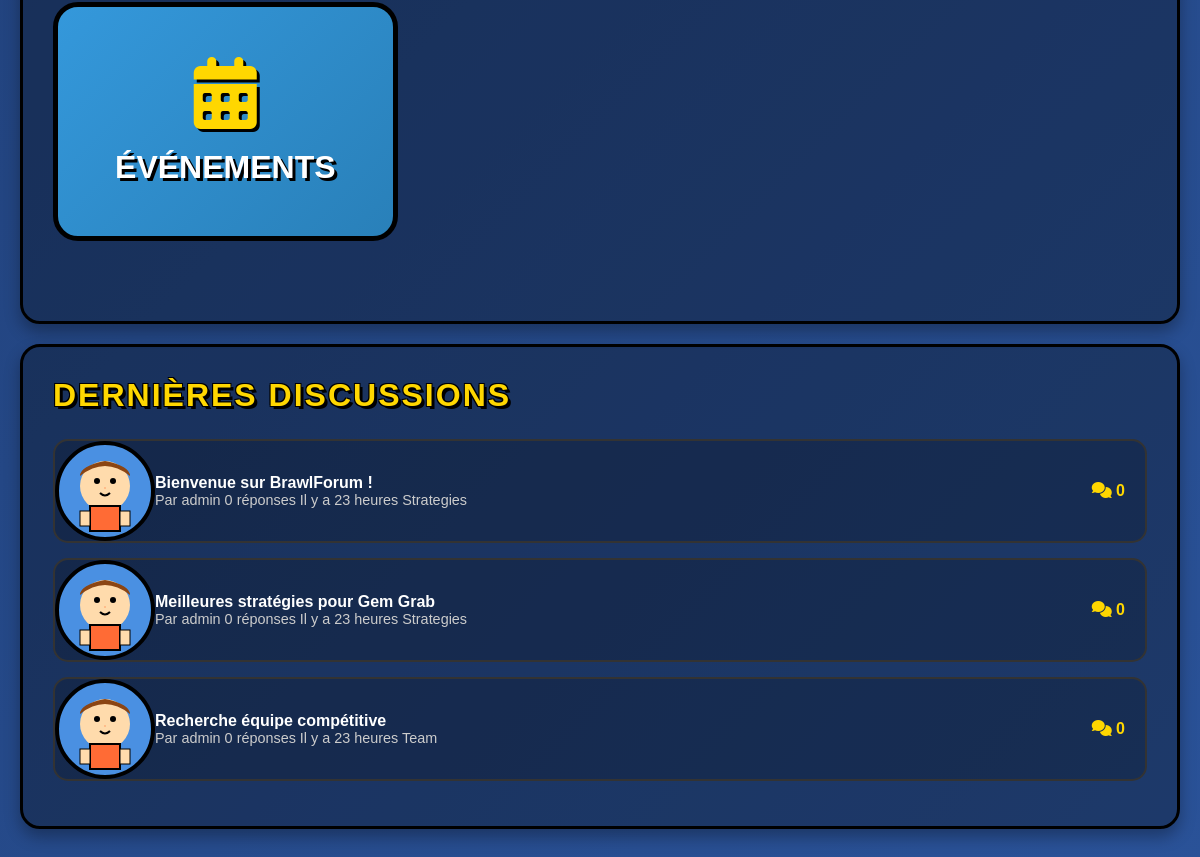
/ (lower part), run on an earlier commit of the app's database.
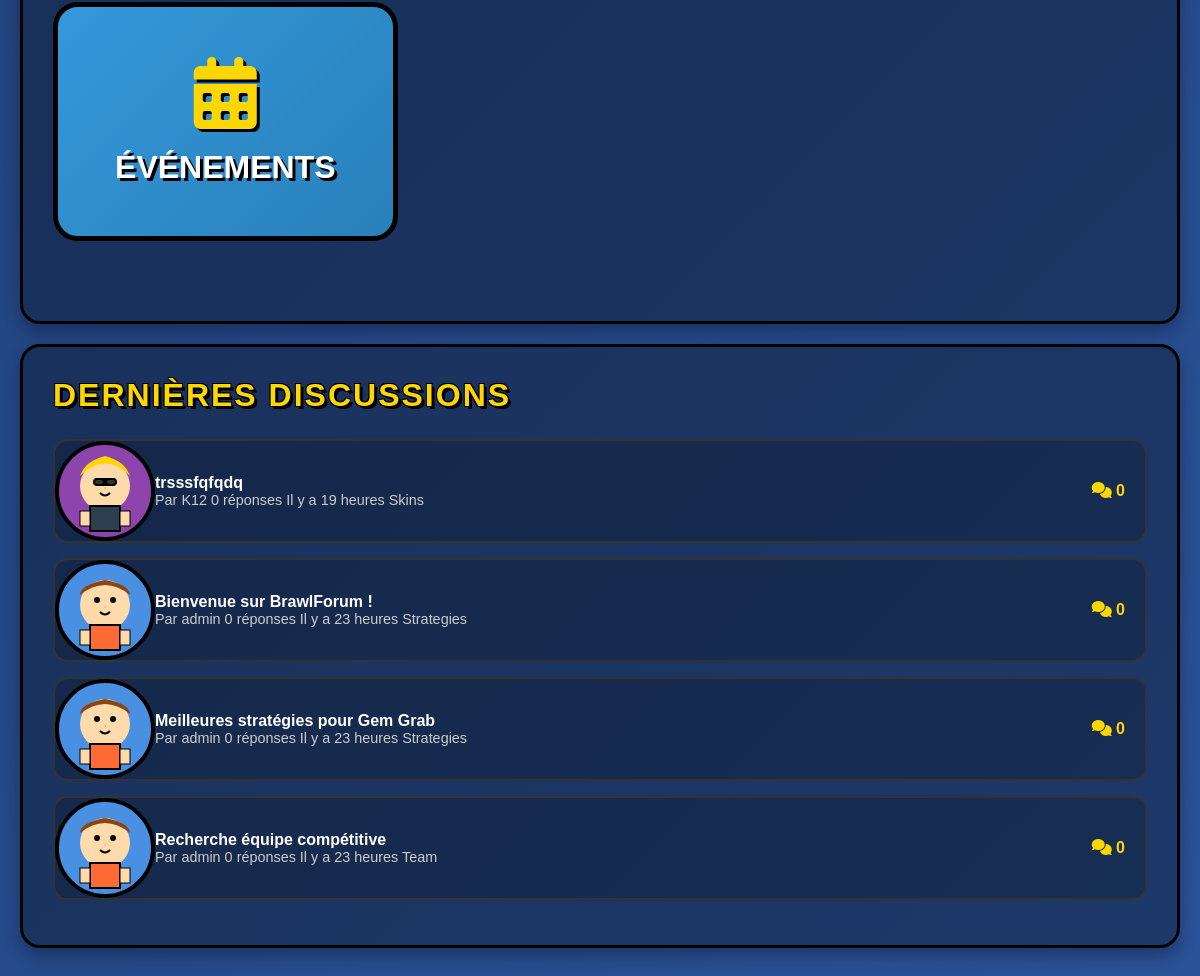
And on a later commit of the database.
### tables this page shows
CREATE TABLE IF NOT EXISTS `posts` (
  `id` int NOT NULL AUTO_INCREMENT,
  `title` varchar(200) NOT NULL,
  `content` text NOT NULL,
  `user_id` int NOT NULL,
  `category_id` int DEFAULT NULL,
  `views` int DEFAULT '0',
  `likes` int DEFAULT '0',
  `is_pinned` tinyint(1) DEFAULT '0',
  `is_locked` tinyint(1) DEFAULT '0',
  `created_at` timestamp NULL DEFAULT CURRENT_TIMESTAMP,
  `updated_at` timestamp NULL DEFAULT CURRENT_TIMESTAMP ON UPDATE CURRENT_TIMESTAMP,
  PRIMARY KEY (`id`),
  KEY `idx_category` (`category_id`),
  KEY `idx_user` (`user_id`),
  KEY `idx_created` (`created_at`)
);

CREATE TABLE IF NOT EXISTS `users` (
  `id` int NOT NULL AUTO_INCREMENT,
  `username` varchar(50) NOT NULL,
  `email` varchar(100) NOT NULL,
  `role` enum('user','admin') DEFAULT 'user',
  `password` varchar(255) NOT NULL,
  `avatar` varchar(20) DEFAULT 'avatar1',
  `birthdate` date NOT NULL,
  `newsletter` tinyint(1) DEFAULT '0',
  `terms_accepted` tinyint(1) DEFAULT '1',
  `created_at` timestamp NULL DEFAULT CURRENT_TIMESTAMP,
  `updated_at` timestamp NULL DEFAULT CURRENT_TIMESTAMP ON UPDATE CURRENT_TIMESTAMP,
  `is_active` tinyint(1) DEFAULT '1',
  `last_login` timestamp NULL DEFAULT NULL,
  PRIMARY KEY (`id`),
  UNIQUE KEY `username` (`username`),
  UNIQUE KEY `email` (`email`),
  KEY `idx_username` (`username`),
  KEY `idx_email` (`email`),
  KEY `idx_role` (`role`)
);

CREATE TABLE IF NOT EXISTS `categories` (
  `id` int NOT NULL AUTO_INCREMENT,
  `name` varchar(50) NOT NULL,
  `slug` varchar(50) NOT NULL,
  `description` text,
  `icon` varchar(50) DEFAULT NULL,
  `color` varchar(7) DEFAULT '#007bff',
  `created_at` timestamp NULL DEFAULT CURRENT_TIMESTAMP,
  PRIMARY KEY (`id`),
  UNIQUE KEY `name` (`name`),
  UNIQUE KEY `slug` (`slug`)
);

### config/database.php (called while the page is built, shortened)
<?php
class Database {
    private static $instance = null;
    private $connection;
    private function __construct() {
        try {
            $dsn = "mysql:host=" . DB_HOST . ";dbname=" . DB_NAME . ";charset=" . DB_CHARSET;
            $this->connection = new PDO($dsn, DB_USER, DB_PASS, [
                PDO::ATTR_ERRMODE => PDO::ERRMODE_EXCEPTION,
                PDO::ATTR_DEFAULT_FETCH_MODE => PDO::FETCH_ASSOC,
                PDO::ATTR_EMULATE_PREPARES => false
            ]);
        } catch (PDOException $e) {
            $this->connection = null;
            error_log("Erreur de connexion à la base de données: " . $e->getMessage());
        }
    }
    public static function getInstance() {
        if (self::$instance === null) {
            self::$instance = new self();
        }
        return self::$instance;
    }
    public function getConnection() {
        return $this->connection;
    }
}
class PostManager {
    private $db;
    public function __construct() {
        $this->db = Database::getInstance();
    }
    public function getRecentPosts($limit = 10) {
        $conn = $this->db->getConnection();
        try {
            $stmt = $conn->prepare("
                SELECT p.*, c.slug as category_slug, c.name as category_name, u.username as author, u.avatar
                FROM posts p
                JOIN categories c ON p.category_id = c.id
                JOIN users u ON p.user_id = u.id
                ORDER BY p.created_at DESC
                LIMIT ?
            ");
            $stmt->execute([$limit]);
            $posts = $stmt->fetchAll(PDO::FETCH_ASSOC);
            $formattedPosts = [];
            foreach ($posts as $post) {
                $createdTime = new DateTime($post['created_at']);
                $now = new DateTime();
                $interval = $now->diff($createdTime);
                if ($interval->d > 0) {
                    $lastActivity = $interval->d . ' jour' . ($interval->d > 1 ? 's' : '');
                } elseif ($interval->h > 0) {
                    $lastActivity = $interval->h . ' heure' . ($interval->h > 1 ? 's' : '');
                } elseif ($interval->i > 0) {
                    $lastActivity = $interval->i . ' min';
                } else {
                    $lastActivity = 'À l\'instant';
                }
                $formattedPosts[] = [
                    'id' => $post['id'],
                    'title' => $post['title'],
                    'content' => $post['content'],
                    'author' => $post['author'],
                    'category' => $post['category_slug'],
                    'replies' => 0,
                    'last_activity' => $lastActivity,
                    'avatar' => 'assets/img/' . $post['avatar'] . '.svg',
                    'views' => $post['views'],
                    'likes' => $post['likes'],
                    'created_at' => $post['created_at'],
                    'comments_count' => 0
                ];
            }
            return $formattedPosts;
        } catch (PDOException $e) {
            error_log("Erreur récupération posts récents: " . $e->getMessage());
            return [];
        }
    }
}
?>

### index.php (the view, shortened to what the changed rows need)
<?php
require_once 'config/database.php';
$recentDiscussions = $postManager->getRecentPosts(5);
?>
<!DOCTYPE html>
<html lang="fr">
<head>
    <link rel="stylesheet" href="assets/css/style.css">
    <link rel="stylesheet" href="https://cdnjs.cloudflare.com/ajax/libs/font-awesome/6.0.0/css/all.min.css">
</head>
<body>
    <div class="container">
        <div class="panel fade-in">
            <h2 class="brawl-title" style="font-size: 2rem; margin-bottom: 25px; color: #ffd700;">
                Dernières discussions
            </h2>
            <div class="discussions-list">
                <?php foreach ($recentDiscussions as $discussion): ?>
                    <div class="discussion-item fade-in">
                        <div class="discussion-avatar">
                            <img src="<?= $discussion['avatar'] ?? 'https://cdn.brawlstats.com/player-icons/28000000.png' ?>" alt="Avatar">
                        </div>
                        <div class="discussion-content">
                            <h4><?= htmlspecialchars($discussion['title']) ?></h4>
                            <div class="discussion-meta">
                                <span class="author">Par <?= htmlspecialchars($discussion['author']) ?></span>
                                <span class="replies"><?= $discussion['replies'] ?> réponses</span>
                                <span class="time">Il y a <?= $discussion['last_activity'] ?></span>
                                <span class="category category-<?= $discussion['category'] ?>"><?= ucfirst($discussion['category']) ?></span>
                            </div>
                        </div>
                        <div class="discussion-stats">
                            <i class="fas fa-comments"></i>
                            <span><?= $discussion['replies'] ?></span>
                        </div>
                    </div>
                <?php endforeach; ?>
            </div>
        </div>
    </div>
</body>
</html>

What changed in the data, as far as the page shows it:
added posts: shows a picture, title "trsssfqfqdq", user.username "K12", replies "0", last_activity "19 heures", category.slug "Skins"
